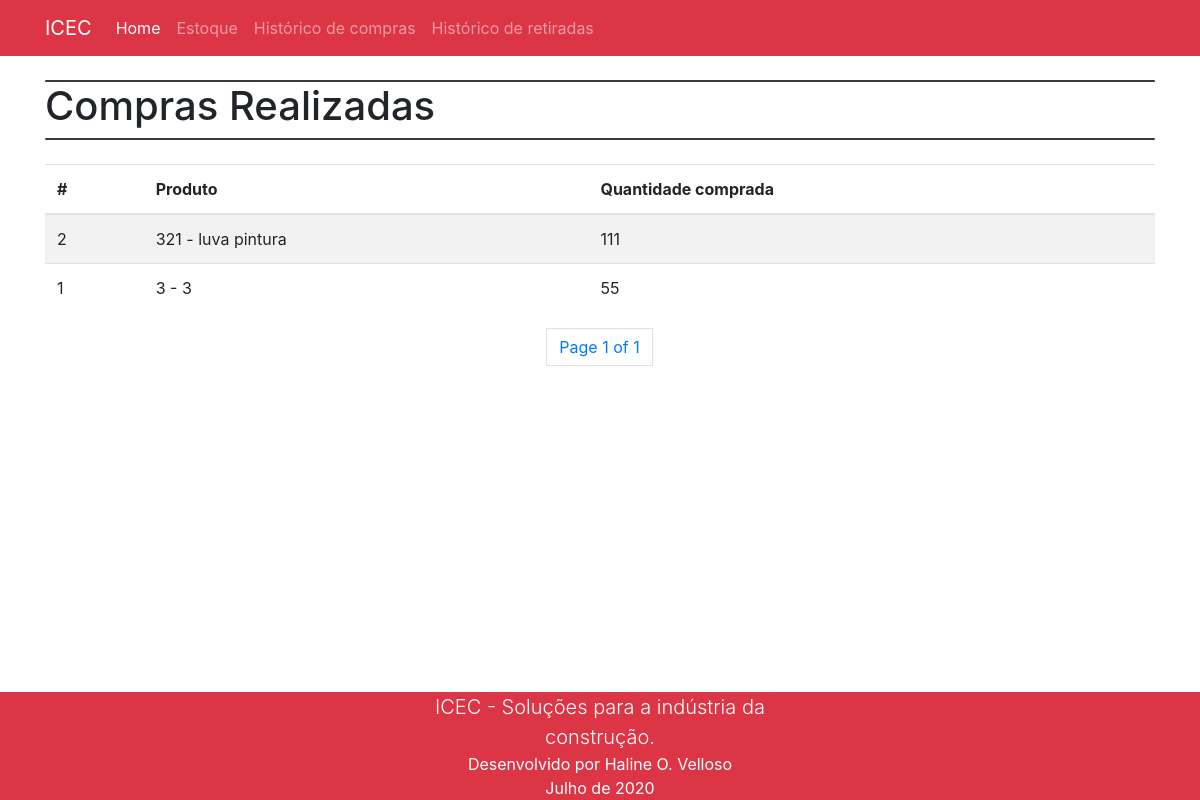
/comprasrealizadas/, run on an earlier commit of the app's database.
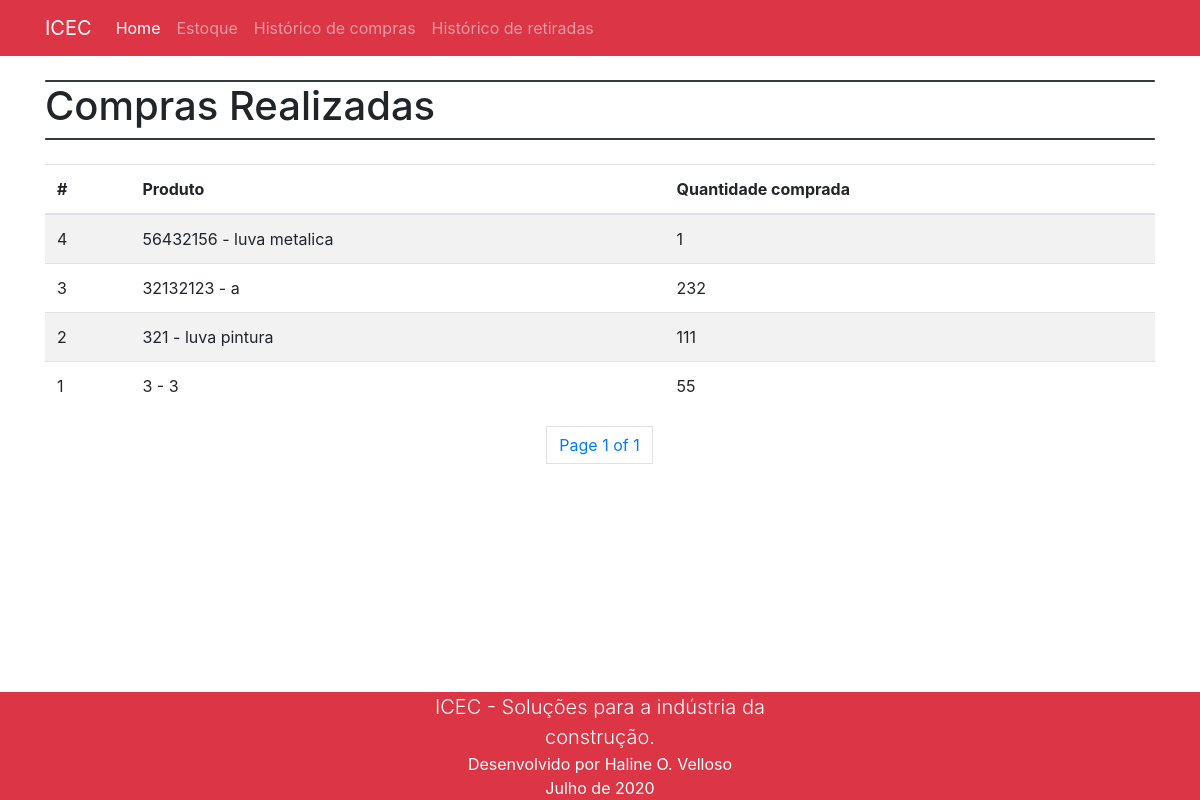
And on a later commit of the database.
### controle/models.py (models this page shows, shortened)
class Compra(models.Model):
    produto = models.ForeignKey(Produto, on_delete=models.CASCADE)
    qtd_compra = models.IntegerField('Quantidade comprada')
    data_compra = models.DateTimeField(default=timezone.now)

class Produto(models.Model):
    registro = models.CharField('ID', max_length=20, help_text='Máximo 20 caracteres', unique=True)
    nome = models.CharField('Nome', max_length=255)
    ca = models.IntegerField('CA')
    categoria = models.CharField('Categoria', max_length=100)
    qtd_estoque = models.IntegerField('Estoque')
    qtd_estoque_min = models.IntegerField('Estoque minimo')
    data_cadastro = models.DateTimeField(default=timezone.now, editable=False)
    modificado_em = models.DateTimeField(default=timezone.now, editable=False)
    class Meta:
        verbose_name = 'Produto'
        verbose_name_plural = 'Produtos'
    def __str__(self):
        return f'{self.registro} - {self.nome}'

### controle/views.py (the view)
# urls.py: path('comprasrealizadas/', comprasrealizadas, name='comprasrealizadas'),
def comprasrealizadas(request):
    comprasrealizadas_list = Compra.objects.all().order_by('-id')
    paginator = Paginator(comprasrealizadas_list, 10)
    page = request.GET.get('page')
    try:
        compras = paginator.page(page)
    except PageNotAnInteger:
        compras = paginator.page(1)
    except EmptyPage:
        compras = paginator.page(paginator.num_pages)
    return render(request, 'comprasrealizadas.html', {'page':page,'compras':compras})

### templates/comprasrealizadas.html (shortened to what this page needs)
<!DOCTYPE html>
{% load bootstrap4 %}
{% load static %}
<html lang="pt-br">
<head>
    {% bootstrap_css %}
</head>
<body>
    {%	include	"nav.html" %}
    <div class="container">
        <br>
        <div class="progress" style="height: 2px;">
            <div class="progress-bar bg-dark" role="progressbar" style="width: 100%;" aria-valuenow="25"
                aria-valuemin="0" aria-valuemax="100"></div>
        </div>
        <h1> Compras Realizadas </h1>
        <div class="progress" style="height: 2px;">
            <div class="progress-bar bg-dark" role="progressbar" style="width: 100%;" aria-valuenow="25"
                aria-valuemin="0" aria-valuemax="100"></div>
        </div>
        <br>
        <table class="table table-striped">
            <thead>
                <th scope="col">#</th>
                <th scope="col">Produto</th>
                <th scope="col">Quantidade comprada</th>
            </thead>
            <tbody>
                {% for compra in compras %}
                <tr>
                    <td scope="row">{{ compra.id }}</td>
                    <td scope="row">{{ compra.produto }}</td>
                    <td scope="row">{{ compra.qtd_compra }}</td>
                </tr>
                {% endfor %}
            </tbody>
        </table>
        {%	include	"pagination.html"	with	page=compras	%}
    </div>
    {% include "rodape.html" %}
</body>
</html>

What changed in the data, as far as the page shows it:
added Compra: id "4", produto "56432156 - luva metalica", qtd_compra "1"
added Compra: id "3", produto "32132123 - a", qtd_compra "232"
